Frame 1 (no input): blank canvas, image omitted
Frame 60 (no input): blank canvas, image omitted
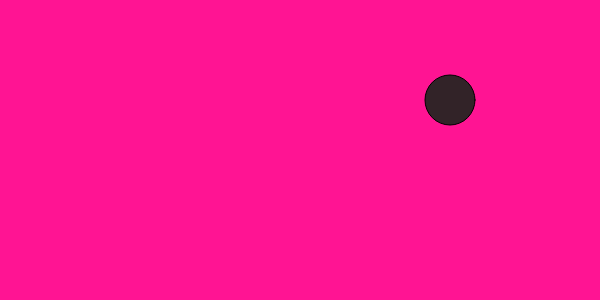
Frame 120 (the mouse pressed at the canvas centre since frame 60)

The p5.js sketch whose frames 1 and 60 were blank and that drew this single picture after the mouse press (run headless with seeded random() and noise() and a simulated clock; from frame 60 on, the mouse is pressed at the canvas centre):

// p5.js sketch
// ── sketch.js
/*	Draw a rectangle if the user clicks in the left side 
of the screen, 
	draw a circle when the user clicks in the right 
	side of the screen.

*/
 

function setup (){
	createCanvas(600, 300);
	background(255, 20, 147);

}

function draw (){

}

function mousePressed() {
 if (mouseX > 300) {
	fill(100, 30, 45);
	rect(20, 100, 100, 50);
	
} else {(mouseX < 300)
	fill(50, 35, 40);
	ellipse(450, 100, 50, 50);

}
function mousePressed() {}
}
